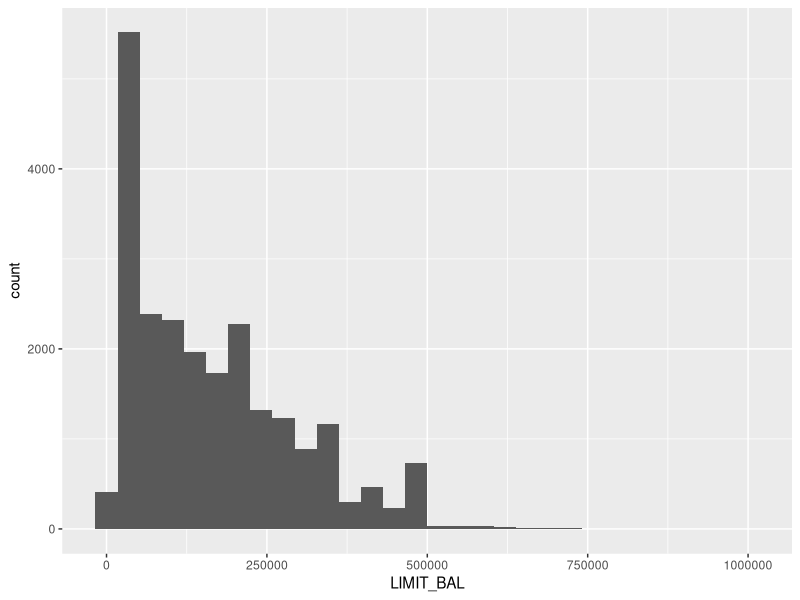
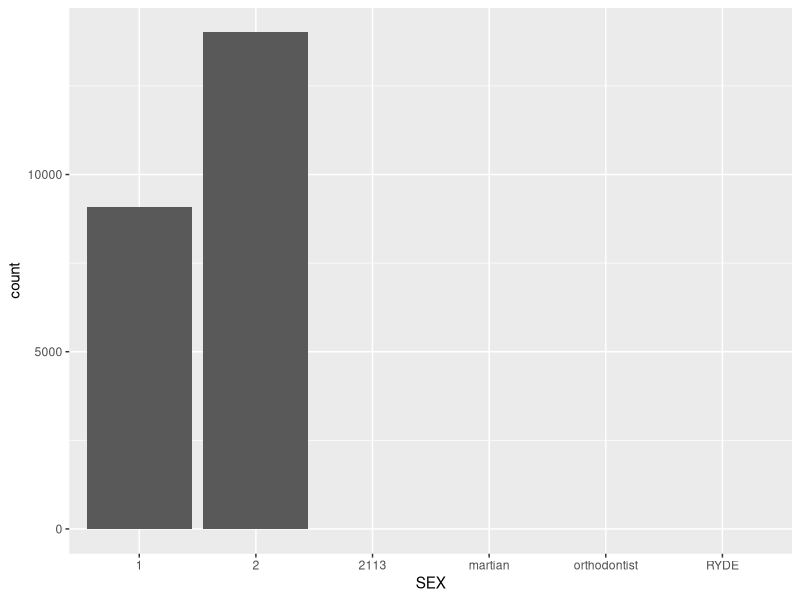
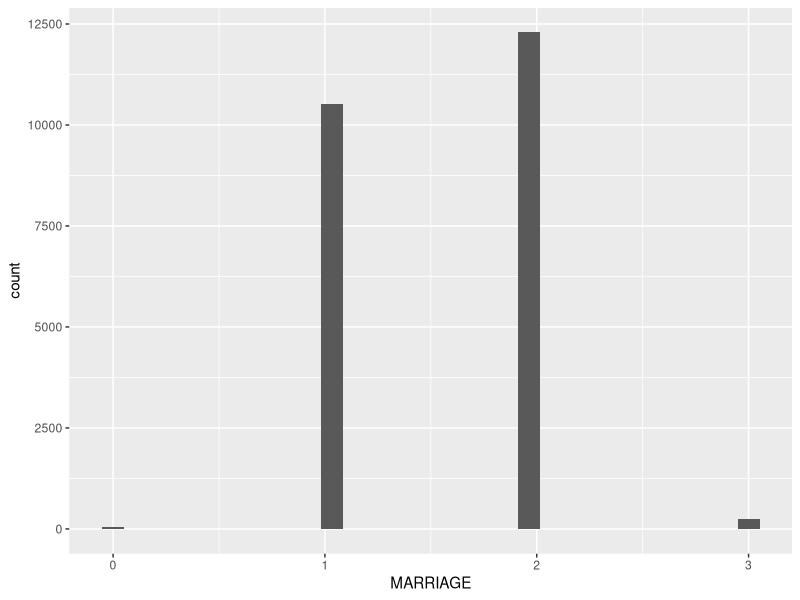
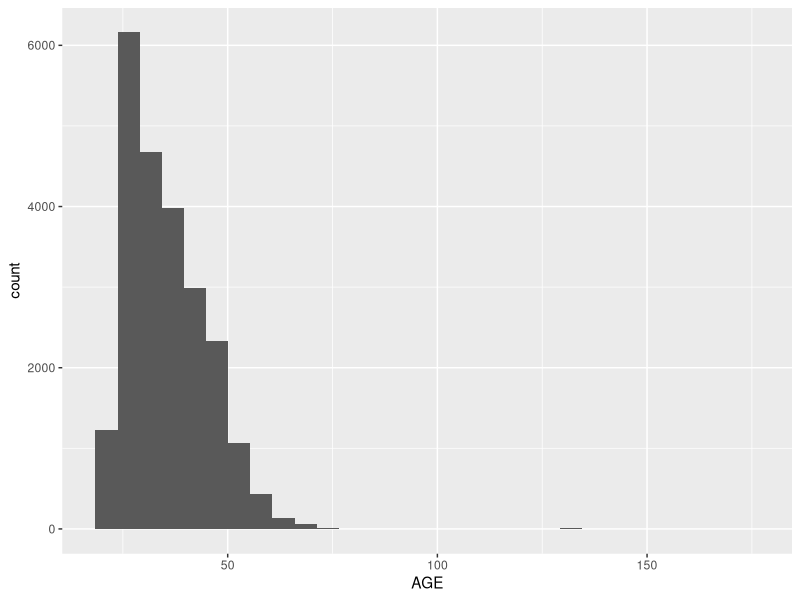
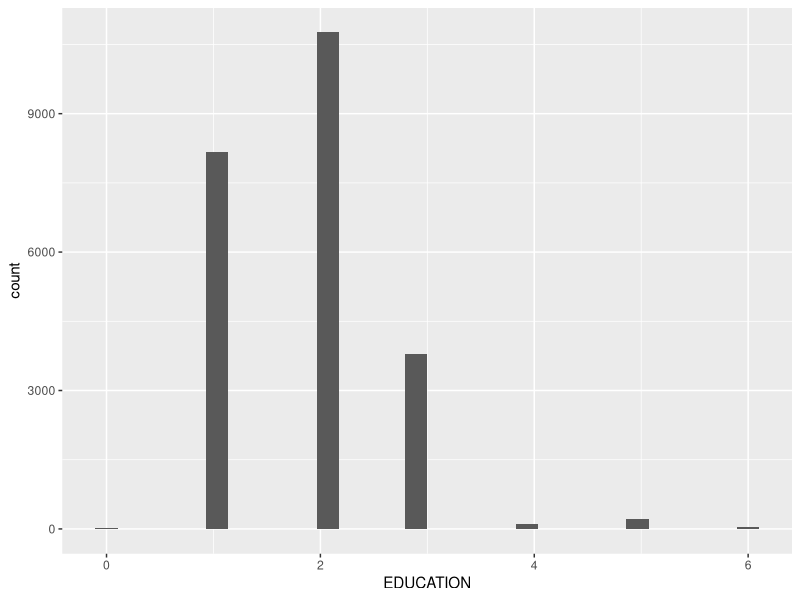
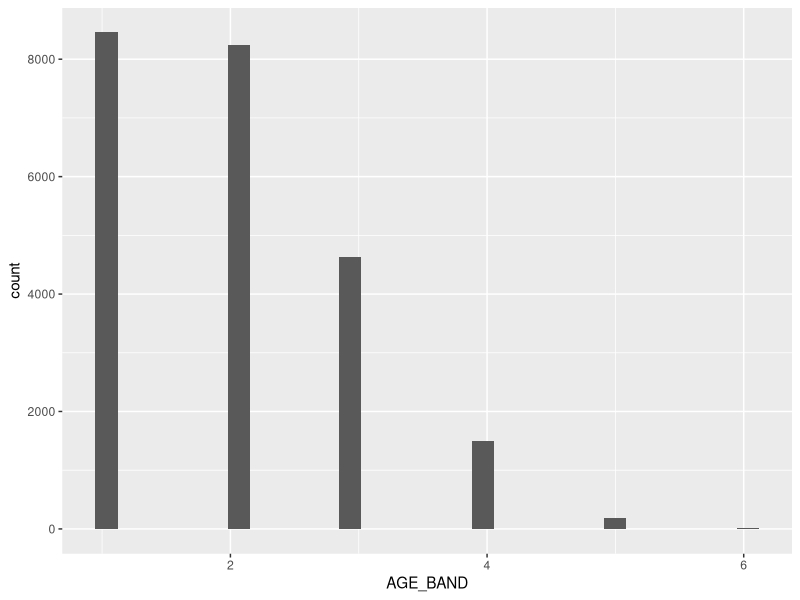

The R source for these figures, in order:
###
#
# MLAA Assignment 2 Part A
#
# Students:
# Ivan Cheung - 13975420
# Ryan Yeo - 1234
# Dinh Tran -
# John Rho - 24509337
#
#
#
#
###

## Libraries
library(ggplot2)
library(dplyr)

## Load Data - Ivan
rm(list = ls())
df <- read.csv('AT2_credit_train.csv')
df_raw <- df


## EDA
# LIMIT_BAL
p<-ggplot(data=df, aes(x=LIMIT_BAL)) +
  geom_histogram()
p

# SEX
p<-ggplot(data=df, aes(x=SEX)) +
  geom_histogram(stat="count")
p

# MARRIAGE
p<-ggplot(data=df, aes(x=MARRIAGE)) +
  geom_histogram()
p

# AGE
p<-ggplot(data=df, aes(x=AGE)) +
  geom_histogram()
p

# EDUCATION
p<-ggplot(data=df, aes(x=EDUCATION)) +
  geom_histogram()
p

## Data Cleaning                                                                                ----

# remove observations with limit bal less than 0
# obs removed = 19
df <- subset(df, df$LIMIT_BAL > 0)

# remove observations with sex != 1 or 2
# obs removed = 0 -- The obs with invalid sex entries were picked up in the previous cleaning step
df <- subset(df, df$SEX == 1 | df$SEX == 2)

# remove observations with marriage != 1,2 or 3
# obs removed = 45
df <- subset(df, df$MARRIAGE == 1 | df$MARRIAGE == 2 | df$MARRIAGE == 3)

# remove observations with age > 75
# obs removed = 2
df <- subset(df, df$AGE <= 75)

# remove observation with education not in 1,2,3,4,5,6
# obs removed = 12
df <- subset(df, df$EDUCATION >= 1 & df$EDUCATION <= 6)
table(df$EDUCATION)

# total obs removed from raw dataset = 78 (0.33% of raw data removed)

# Reduce PAY_AMT columns to 0 and 1
df$PAY_AMT1[df$PAY_AMT1 > 0] <- 1
df$PAY_AMT2[df$PAY_AMT2 > 0] <- 1
df$PAY_AMT3[df$PAY_AMT3 > 0] <- 1
df$PAY_AMT4[df$PAY_AMT4 > 0] <- 1
df$PAY_AMT5[df$PAY_AMT5 > 0] <- 1
df$PAY_AMT6[df$PAY_AMT6 > 0] <- 1

## Build additional factors

# Age Band
df$AGE_BAND[df$AGE <= 30] <- 1
df$AGE_BAND[df$AGE > 30 & df$AGE <= 40] <- 2
df$AGE_BAND[df$AGE > 40 & df$AGE <= 50] <- 3
df$AGE_BAND[df$AGE > 50 & df$AGE <= 60] <- 4
df$AGE_BAND[df$AGE > 60 & df$AGE <= 70] <- 5
df$AGE_BAND[df$AGE > 70] <- 6

p<-ggplot(data=df, aes(x=AGE_BAND)) +
  geom_histogram()
p
table(df$AGE_BAND)

# NO_PAY_DELAY
df$NO_PAY_DELAY <- case_when(df$PAY_0 > 0 | 
                             df$PAY_2 > 0 | 
                             df$PAY_3 > 0 |
                             df$PAY_4 > 0 |
                             df$PAY_5 > 0 |
                             df$PAY_6 > 0 ~ 0,
                           TRUE ~ 1)

table(df$NO_PAY_DELAY)

## Build Train and Test Set                                                                     ----
set.seed(20220504)

df_n <- subset(df, df$default == 'N')
df_y <- subset(df, df$default == 'Y')
train_n_size <- floor(0.80 * nrow(df_n))
train_n_indices <- sample(seq_len(nrow(df_n)), size = train_n_size)
train_y_size <- floor(0.80 * nrow(df_y))
train_y_indices <- sample(seq_len(nrow(df_y)), size = train_y_size)


train_n <- df_n[train_n_indices, ]
test_n <- df_n[-train_n_indices, ]
train_y <- df_y[train_y_indices, ]
test_y <- df_y[-train_y_indices, ]

trainset <- rbind(train_n,train_y)
testset <- rbind(test_n, test_y)

rm(train_n_indices, train_n_size, train_n, df_n, df_y, train_n, test_n, train_y, test_y, train_y_indices, train_y_size)

# Validation of train and test set
table(trainset$default)
table(testset$default)
nrow(trainset) + nrow(testset)
nrow(df)

### Model Analysis

## Model 1 Dinh

## Model 2 Ivan

## Model 3 John
##train logistic regression model 
#transform default values to no=0 and yes= 1
trainset$default<-as.factor(trainset$default)
levels(trainset$default)<-c("0","1")
testset$default<-as.factor(testset$default)
levels(testset$default)<-c("0","1")

AT2.glm = glm(formula = default~ .,
              data = trainset,
              family = "binomial")
summary(AT2.glm )

#Try training model with variables with significant p value 
AT2.glm_sig = glm(formula = default~ LIMIT_BAL+MARRIAGE+AGE+PAY_0 +PAY_2+PAY_AMT3+NO_PAY_DELAY,
                  data = trainset,
                  family = "binomial")
summary(AT2.glm_sig)

#we get a better AIC score from model wtih all variables. Meaning that AT2.glm is fitting the data better than AT2.glm_sig

testset$probability = predict(AT2.glm, newdata = testset, type = "response")
testset$prediction = "0"
testset[testset$probability >= 0.5, "prediction"] = "1"

table(testset$prediction)
#confusion matrix 
AT2_cfm <- table(predicted=testset$prediction,true=testset$default)
AT2_cfm

#Accuracy
accuracy <- (AT2_cfm[1,1]+AT2_cfm[2,2])/sum(AT2_cfm)
accuracy

#Precision 
precision <- AT2_cfm[1,1]/(AT2_cfm[1,1]+AT2_cfm[1,2])
precision

#Recall
recall <- AT2_cfm[1,1]/(AT2_cfm[1,1]+AT2_cfm[2,1])
recall

#F1 
f1 <- 2*(precision*recall/(precision+recall))
f1

#AUC 
library(pROC)
roc_object <- roc(testset$default,testset$probability)
auc(roc_object)


## Model 4 Ryan

### Model Evaluations

## Confusion Matrix
## AUC of each model
## ROC

### Model Optimisations

## Final Model - GBM

## Final Model - Random Forest

## Produce validation output

##
